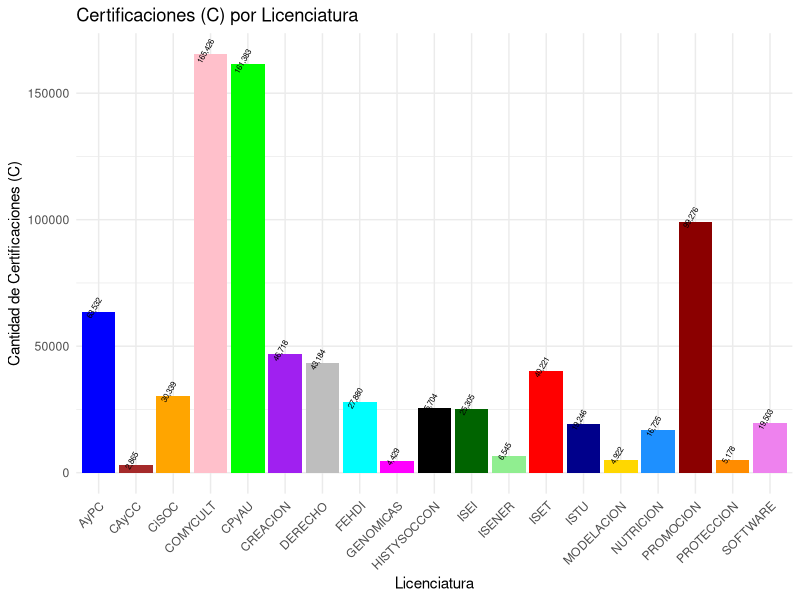
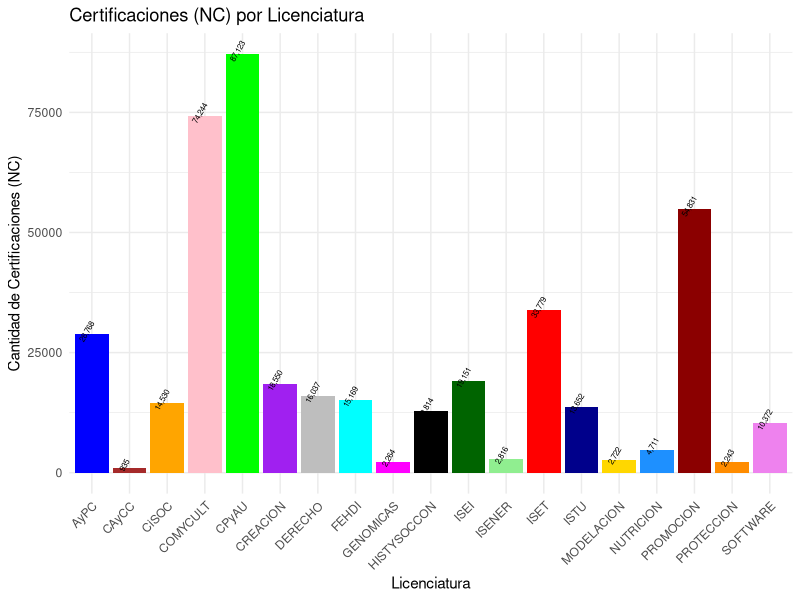

The R script that drew these images, in order:
# Crea un dataframe con los datos
data <- data.frame(
  Licenciatura = c("ISET", "AyPC", "CPyAU", "CAyCC", "GENOMICAS", "CiSOC", "COMYCULT", "CREACION", "DERECHO", "FEHDI", "HISTYSOCCON", "SOFTWARE", "ISTU", "ISEI", "ISENER", "MODELACION", "NUTRICION", "PROMOCION", "PROTECCION"),
  C = c(40221, 63532, 161383, 2865, 4429, 30339, 165426, 46718, 43184, 27880, 25704, 19503, 19246, 25305, 6545, 4922, 16725, 99276, 5178),
  NC = c(33779, 28768, 87123, 935, 2264, 14530, 74244, 18550, 16037, 15169, 12814, 10372, 13652, 19151, 2816, 2722, 4711, 54831, 2243)
)

# Cargar la librería ggplot2
library(ggplot2)
library(reshape2)

# Crear un gráfico de barras para C
# Crear un gráfico de barras para C
# Crear un gráfico de barras para C
colores <- c(
  "ISET" = "red", "AyPC" = "blue", "CPyAU" = "green", "CAyCC" = "brown", "GENOMICAS" = "magenta",
  "CiSOC" = "orange", "COMYCULT" = "pink", "CREACION" = "purple", "DERECHO" = "gray", "FEHDI" = "cyan",
  "HISTYSOCCON" = "black", "SOFTWARE" = "violet", "ISTU" = "darkblue", "ISEI" = "darkgreen", "ISENER" = "lightgreen",
  "MODELACION" = "gold", "NUTRICION" = "dodgerblue", "PROMOCION" = "darkred", "PROTECCION" = "darkorange"
)

# Crear un gráfico de barras para C
p_C <- ggplot(data, aes(x = Licenciatura, y = C, fill = Licenciatura)) +
  geom_bar(stat = "identity") +
  labs(
    title = "Certificaciones (C) por Licenciatura",
    x = "Licenciatura",
    y = "Cantidad de Certificaciones (C)"
  ) +
  scale_fill_manual(values = colores) +  # Asignar colores según el diccionario colores
  theme_minimal() +
  theme(axis.text.x = element_text(angle = 45, hjust = 1), legend.position = "none")  # Inclinar las etiquetas en un ángulo de 45 grados

# Agregar etiquetas de valores para C
p_C <- p_C + geom_text(aes(label = ifelse(C > 1000, format(C, big.mark = ","), as.character(C))),
                       vjust = -0.5, size = 2, angle = 60)

# Crear un gráfico de barras para NC
p_NC <- ggplot(data, aes(x = Licenciatura, y = NC, fill = Licenciatura)) +
  geom_bar(stat = "identity") +
  labs(
    title = "Certificaciones (NC) por Licenciatura",
    x = "Licenciatura",
    y = "Cantidad de Certificaciones (NC)"
  ) +
  scale_fill_manual(values = colores) +  # Asignar colores según el diccionario colores
  theme_minimal() +
  theme(axis.text.x = element_text(angle = 45, hjust = 1), legend.position = "none")  # Inclinar las etiquetas en un ángulo de 45 grados

# Agregar etiquetas de valores para NC
p_NC <- p_NC + geom_text(aes(label = ifelse(NC > 1000, format(NC, big.mark = ","), as.character(NC))),
                         vjust = -0.5, size = 2, angle = 60)

# Imprimir los gráficos
print(p_C)
print(p_NC)
# >><<>><< >><<>><< >><<>><< >><<>><< >><<>><< >><<>><< >><<>><< >><<>><< >><<>><<
data <- data.frame(
  Licenciatura = c("ISET", "AyPC", "CPyAU", "CAyCC", "GENOMICAS", "CiSOC", "COMYCULT", "CREACION", "DERECHO", "FEHDI", "HISTYSOCCON", "SOFTWARE", "ISTU", "ISEI", "ISENER", "MODELACION", "NUTRICION", "PROMOCION", "PROTECCION"),
  C = c(40221, 63532, 161383, 2865, 4429, 30339, 165426, 46718, 43184, 27880, 25704, 19503, 19246, 25305, 6545, 4922, 16725, 99276, 5178),
  NC = c(33779, 28768, 87123, 935, 2264, 14530, 74244, 18550, 16037, 15169, 12814, 10372, 13652, 19151, 2816, 2722, 4711, 54831, 2243)
)
# >><<>><< >><<>><< >><<>><< >><<>><< >><<>><< >><<>><< >><<>><< >><<>><< >><<>><<
View(data)
TTls <- data[,2]+data[,3]
data <- cbind(data,TTls);
Prop <- data[,2]/data[,4]
data <- cbind(data,Prop)
Prop2 <- data[,2]/data[,3]
data <- cbind(data,Prop2)

